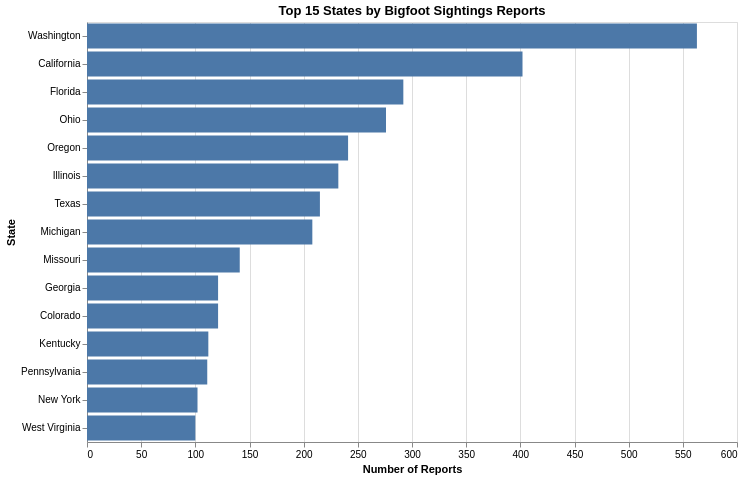

This figure's notebook cell:
### Code cell
# Count reports by state
state_counts = (
    df["state"]
    .dropna()
    .value_counts()
    .head(15)
    .reset_index()
)

state_counts.columns = ["State", "Reports"]

chart1 = alt.Chart(state_counts).mark_bar().encode(
    x=alt.X("Reports:Q", title="Number of Reports"),
    y=alt.Y("State:N", sort="-x", title="State"),
    tooltip=["State:N", "Reports:Q"]
).properties(
    width=650,
    height=420,
    title="Top 15 States by Bigfoot Sightings Reports"
)

chart1

### Figure 1 — Vega-Lite specification as saved in the notebook (floating-point values rounded to 4 significant figures)
{"config": {"view": {"continuousWidth": 300, "continuousHeight": 300}}, "data": {"name": "data-aa2a2c431c982836e47ecae3066a00ee"}, "mark": {"type": "bar"}, "encoding": {"tooltip": [{"field": "State", "type": "nominal"}, {"field": "Reports", "type": "quantitative"}], "x": {"field": "Reports", "title": "Number of Reports", "type": "quantitative"}, "y": {"field": "State", "sort": "-x", "title": "State", "type": "nominal"}}, "height": 420, "title": "Top 15 States by Bigfoot Sightings Reports", "width": 650, "$schema": "https://vega.github.io/schema/vega-lite/v6.4.1.json", "datasets": {"data-aa2a2c431c982836e47ecae3066a00ee": [{"State": "Washington", "Reports": 563}, {"State": "California", "Reports": 402}, {"State": "Florida", "Reports": 292}, {"State": "Ohio", "Reports": 276}, {"State": "Oregon", "Reports": 241}, {"State": "Illinois", "Reports": 232}, {"State": "Texas", "Reports": 215}, {"State": "Michigan", "Reports": 208}, {"State": "Missouri", "Reports": 141}, {"State": "Georgia", "Reports": 121}, {"State": "Colorado", "Reports": 121}, {"State": "Kentucky", "Reports": 112}, {"State": "Pennsylvania", "Reports": 111}, {"State": "New York", "Reports": 102}, {"State": "West Virginia", "Reports": 100}]}}
